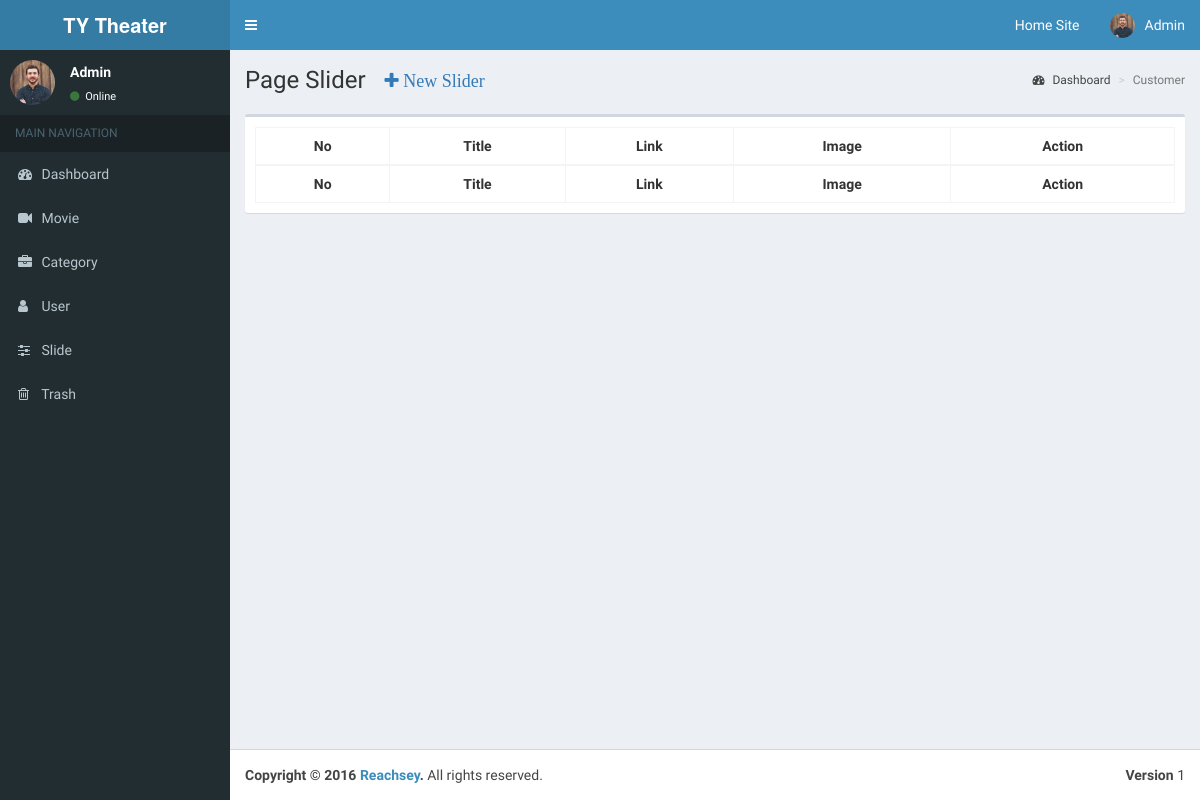
Before: /admin/pages/slide.php (signed in) with the older database file.
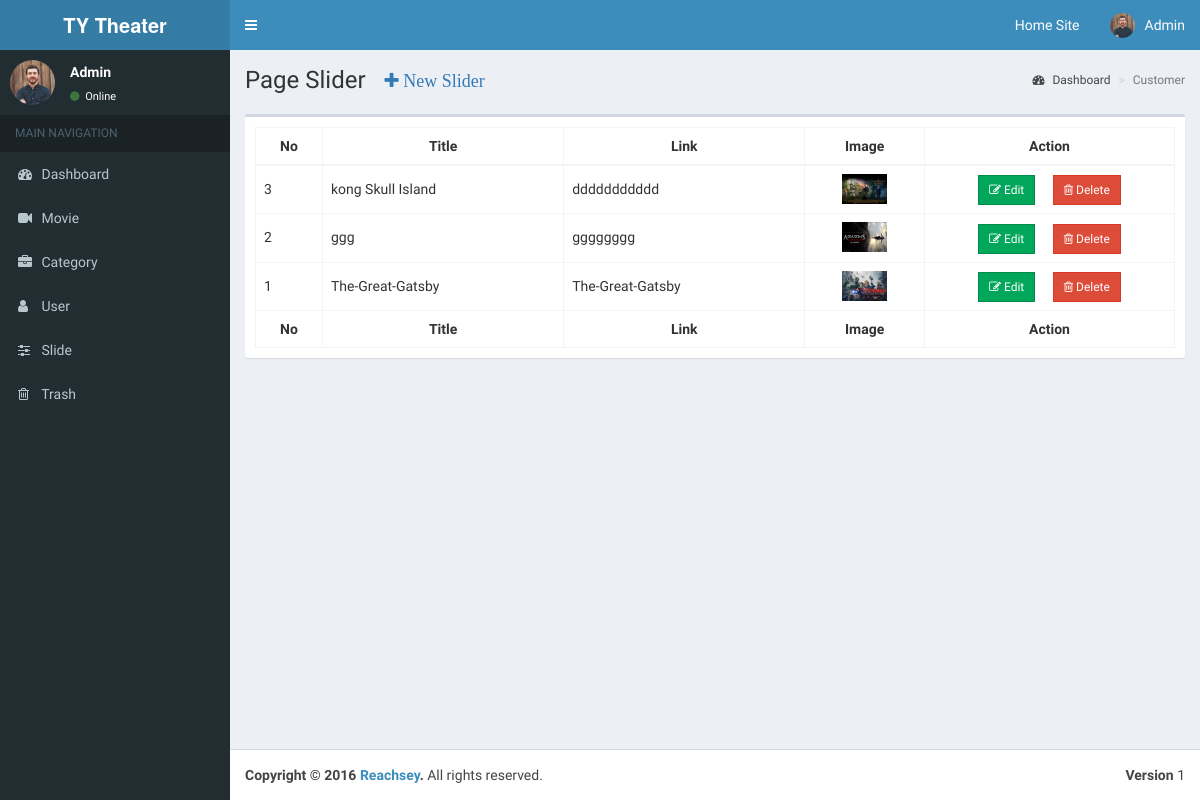
After: the same page with the newer database file.
### tables this page shows
CREATE TABLE `slider` (
  `slider_id` int(11) NOT NULL AUTO_INCREMENT,
  `slider_title` varchar(100) NOT NULL,
  `slider_image` varchar(100) NOT NULL,
  `slider_link` varchar(255) NOT NULL,
  PRIMARY KEY (`slider_id`)
);

### admin/pages/include/view_all_slide.php (the view, shortened to what this page needs)
<?php
$user_id = $_SESSION['user_id'];
if($user_id)
{
?>
<section class="content-header">
    <h1>
        Page Slider
        <button type="button" class="btn btn-link" data-toggle="modal" data-target="#myModal"><i style="font-size: large;" class="fa fa-plus">&nbsp;New Slider</i></button>
    </h1>
    <ol class="breadcrumb">
        <li><a href="../dashboard.php"><i class="fa fa-dashboard"></i> Dashboard</a></li>
        <li class="active">Customer</li>
    </ol>
</section>
<section class="content">
    <div class="row">
        <div class="col-xs-12">
            <div class="box">
                <div class="box-body">
                    <table id="example1" class="table table-bordered table-hover">
                        <thead>
                        <tr>
                            <th>No</th>
                            <th>Title</th>
                            <th>Link</th>
                            <th>Image</th>
                            <th>Action</th>
                        </tr>
                        </thead>
                        <tbody>
                        <?php
                        $query="select * from slider";
                        $select_slider=mysqli_query($connection,$query);
                        $n = mysqli_num_rows($select_slider);
                        while($row = mysqli_fetch_assoc($select_slider)){
                            $slider_id = $row['slider_id'];
                            $slider_title = $row['slider_title'];
                            $slider_link = $row['slider_link'];
                            $slider_image= $row['slider_image'];
                            ?>
                            <tr>
                                <td style="line-height: 30px;font-size:;"><?php echo $n ;?></td>
                                <td style="line-height: 30px;font-size:;"><?php echo $slider_title;?></td>
                                <td style="line-height: 30px;font-size:;"><?php echo $slider_link;?></td>
                                <td align="center" style=""><img src="<?php echo BASE_URL; ?>/images/slider/<?php echo $slider_image;?>" class="img-responsive" alt="<?php echo $slider_image;?>" style="height: 30px;"></td>
                                <td align="center" style="line-height: 30px;font-size:;" >
                                    <a href="slide.php?action=edit_slide&slide_id=<?php echo $slider_id; ?>" class="btn btn-success btn-flat btn-sm"><i class="fa fa-edit"></i> Edit</a>&nbsp;&nbsp;&nbsp;&nbsp;
                                    <a href="slide.php?delete=<?php echo $slider_id;?>&image=<?php echo $slider_image;?>" onclick="return confirm('Are your sure?')" class="btn btn-danger btn-flat btn-sm"><i class="fa fa-trash-o"></i> Delete</a></td>
                            </tr>
                            <?php
                            $n--;
                        }
                        ?>
                        </tbody>
                        <tfoot>
                        <tr>
                            <th>No</th>
                            <th>Title</th>
                            <th>Link</th>
                            <th>Image</th>
                            <th>Action</th>
                        </tr>
                        </tfoot>
                    </table>
                </div>
            </div>
        </div>
    </div>
</section>
    <?php
}
else
{
    header('location:../index.php');
}
?>

Changed rows visible on the page:
added slider: slider_title "kong Skull Island", slider_link "ddddddddddd", slider_image (picture)
added slider: slider_title "ggg", slider_link "gggggggg", slider_image (picture)
added slider: slider_title "The-Great-Gatsby", slider_link "The-Great-Gatsby", slider_image (picture)
